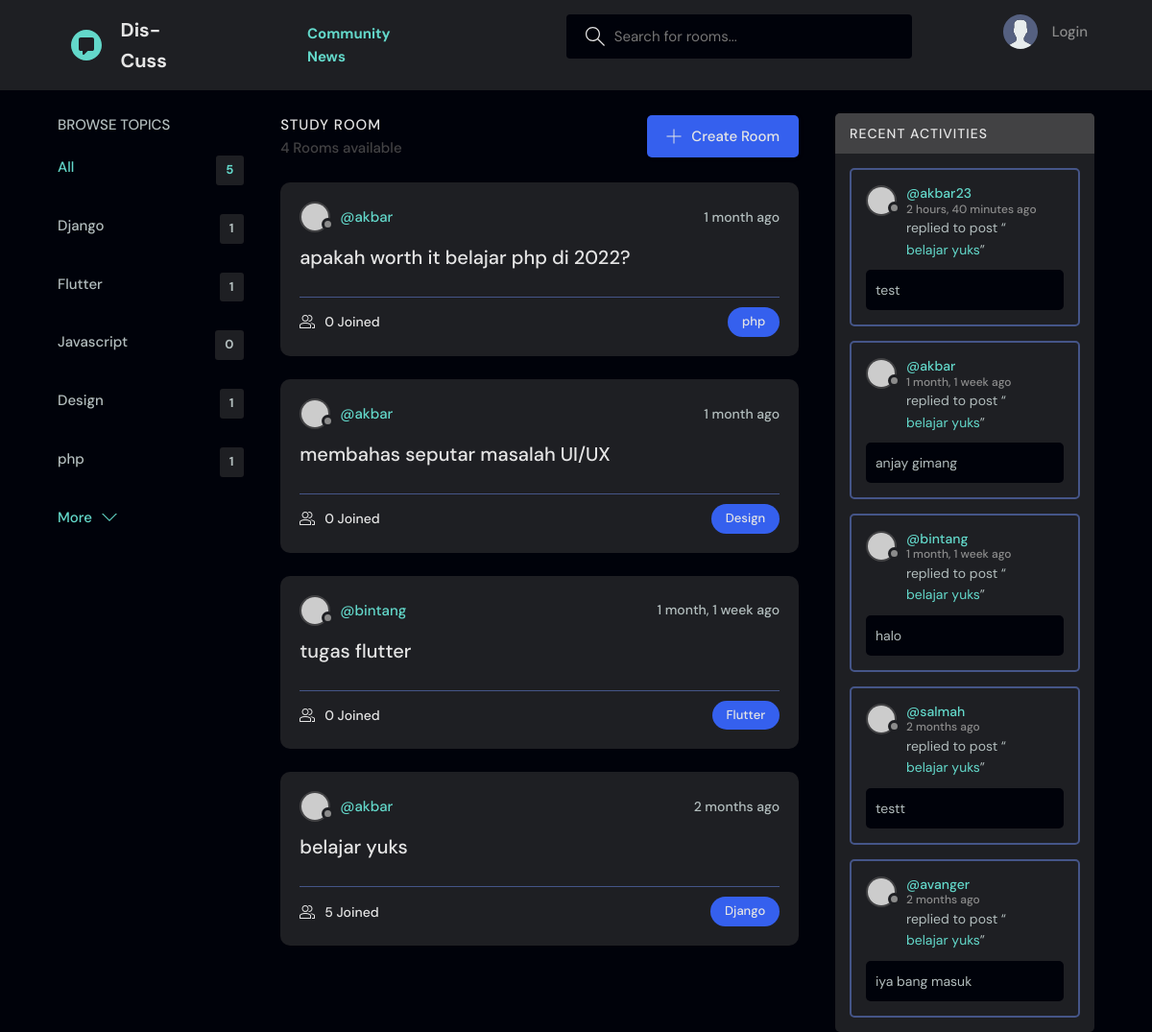
The page / on the database its author committed.
### base/models.py (models this page shows, shortened)
class Topic(models.Model):
    name = models.CharField(max_length=200)

class Room(models.Model):
    host = models.ForeignKey(User, on_delete=models.SET_NULL, null=True)
    topic = models.ForeignKey(Topic, on_delete=models.SET_NULL, null=True)
    name = models.CharField(max_length=200)
    description = models.TextField(null=True, blank=True)
    participants = models.ManyToManyField(User, related_name='participants', blank=True)
    updated = models.DateTimeField(auto_now=True)
    created = models.DateTimeField(auto_now_add=True)
    class Meta:
        ordering = ['-updated', '-created']
    def __str__(self):
        return self.name

class Message(models.Model):
    user = models.ForeignKey(User, on_delete=models.CASCADE)
    room = models.ForeignKey(Room, on_delete=models.CASCADE)
    body = models.TextField()
    updated = models.DateTimeField(auto_now=True)
    created = models.DateTimeField(auto_now_add=True)
    class Meta:
        ordering = ['-updated', '-created']

### base/views.py (the view)
# urls.py: path('', views.home, name="home"),
def home(request):
    q = request.GET.get('q') if request.GET.get('q') != None else ''
    rooms = Room.objects.filter(
        Q(topic__name__icontains=q) |
        Q(name__icontains=q) |
        Q(description__icontains=q)
    )
    topics = Topic.objects.all()[0:5]
    room_count = rooms.count()
    room_messages = Message.objects.filter(Q(room__topic__name__icontains=q))
    context = {'rooms': rooms, 'topics': topics, 'room_count': room_count, 'room_messages': room_messages}
    return render(request, 'base/pages/home/home.html', context)

### base/templates/base/pages/home/home.html (shortened to what this page needs)
{% extends 'main.html' %}
{% block content %}
    <main class="layout layout--3">
        <div class="container">
            {% include 'base/component/topic_component.html' %}
            <div class="roomList">
                <div class="roomList__header">
                    <div>
                        <h2>Study Room</h2>
                        <p style="color:var(--color-main);">{{ room_count }} Rooms available</p>
                    </div>
                    <a class="btn btn--main" href="{% url 'create-room' %}">
                        <svg version="1.1" xmlns="http://www.w3.org/2000/svg" width="32" height="32"
                             viewBox="0 0 32 32">
                            <title>add</title>
                            <path
                                    d="M16.943 0.943h-1.885v14.115h-14.115v1.885h14.115v14.115h1.885v-14.115h14.115v-1.885h-14.115v-14.115z"
                            ></path>
                        </svg>
                        Create Room
                    </a>
                </div>
                {% include 'base/component/feed_component.html' %}
            </div>
            {% include 'base/component/activity_component.html' %}
        </div>
    </main>
{% endblock content %}

### base/templates/base/component/topic_component.html
<div class="topics">
    <div class="topics__header">
        <h2>Browse Topics</h2>
    </div>
     <ul class="topics__list">
        <li>
            <a href="{% url 'home' %}" class="active">All <span>{{topics.count}}</span></a>
        </li>
        {% for topic in topics %}
        <li>
            <a href="{% url 'home' %}?q={{topic.name}}">{{topic.name}}<span>{{topic.room_set.all.count}}</span></a>
        </li>
        {% endfor %}
    </ul>
    <a class="btn btn--link" href="topics.html">
        More
        <svg version="1.1" xmlns="http://www.w3.org/2000/svg" width="32" height="32" viewBox="0 0 32 32">
            <title>chevron-down</title>
            <path d="M16 21l-13-13h-3l16 16 16-16h-3l-13 13z"></path>
        </svg>
    </a>
</div>

### base/templates/base/component/feed_component.html (shortened to what this page needs)
{% for room in rooms %}
    <div class="roomListRoom">
        <div class="roomListRoom__header">
            <a href="{% url 'user-profile' room.host.id %}" class="roomListRoom__author">
                <div class="avatar avatar--small">
                    <img src="https://randomuser.me/api/portraits/women/11.jpg"/>
                </div>
                <span>@{{ room.host.username }}</span>
            </a>
            <div class="roomListRoom__actions">
                <span>{{ room.created|timesince }} ago</span>
            </div>
        </div>
        <div class="roomListRoom__content">
            <a href="{% url 'room' room.id %}">{{ room.name }}</a>
        </div>
        <div class="roomListRoom__meta">
            <a href="{% url 'room' room.id %}" class="roomListRoom__joined">
                {{ room.participants.all.count }} Joined
            </a>
            <p class="roomListRoom__topic">{{ room.topic.name }}</p>
        </div>
    </div>
{% endfor %}

### base/templates/base/component/activity_component.html (shortened to what this page needs)
<div class="activities">
    <div class="activities__header">
        <h2>Recent Activities</h2>
    </div>
    {% for message in room_messages %}
        <div class="activities__box">
            <div class="activities__boxHeader roomListRoom__header">
                <a href="{% url 'user-profile' message.user.id %}" class="roomListRoom__author">
                    <div class="avatar avatar--small">
                        <img src="https://randomuser.me/api/portraits/women/11.jpg"/>
                    </div>
                    <p>
                        @{{ message.user }}
                        <span>{{ message.created|timesince }} ago</span>
                    </p>
                </a>
            </div>
            <div class="activities__boxContent">
                <p>replied to post “<a href="{% url 'room' message.room.id %}" id="user-color">{{ message.room }}</a>”</p>
                <div class="activities__boxRoomContent">
                    {{ message.body }}
                </div>
            </div>
        </div>
    {% endfor %}
</div>

### rows shown on the page
Topic: name "Django", room_set.all.count "1"
Topic: name "Flutter", room_set.all.count "1"
Topic: name "Javascript", room_set.all.count "0"
Topic: name "Design", room_set.all.count "1"
Topic: name "php", room_set.all.count "1"
Room: host.username "akbar", created "1 month", name "apakah worth it belajar php di 2022?", participants.all.count "0", topic.name "php"
Room: host.username "akbar", created "1 month", name "membahas seputar masalah UI/UX", participants.all.count "0", topic.name "Design"
Room: host.username "bintang", created "1 month, 1 week", name "tugas flutter", participants.all.count "0", topic.name "Flutter"
Room: host.username "akbar", created "2 months", name "belajar yuks", participants.all.count "5", topic.name "Django"
Message: user "akbar23", created "2 hours, 40 minutes", room "belajar yuks", body "test"
Message: user "akbar", created "1 month, 1 week", room "belajar yuks", body "anjay gimang"
Message: user "bintang", created "1 month, 1 week", room "belajar yuks", body "halo"
Message: user "salmah", created "2 months", room "belajar yuks", body "testt"
Message: user "avanger", created "2 months", room "belajar yuks", body "iya bang masuk"

### other values the page prints
{{ topics.count }} "5"
{{ room_count }} "4"
